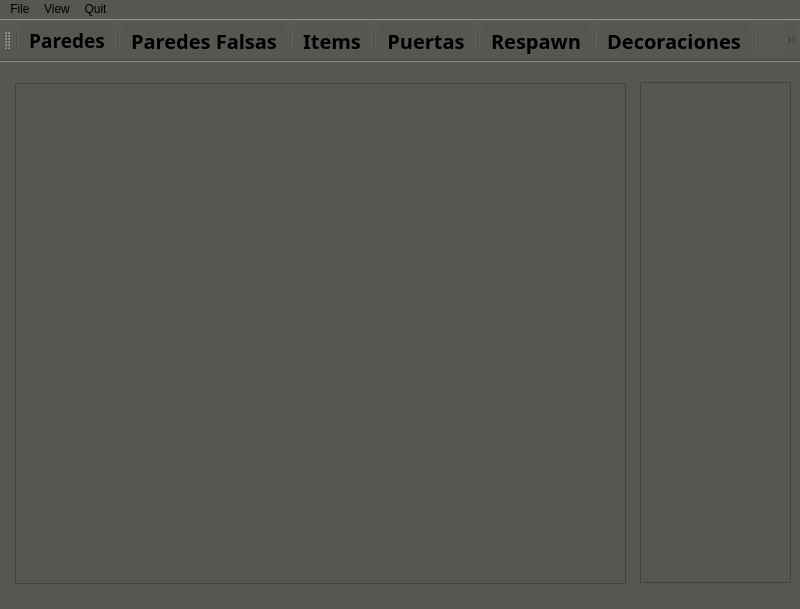
<?xml version="1.0" encoding="UTF-8"?>
<ui version="4.0">
 <class>Editor</class>
 <widget class="QMainWindow" name="Editor">
  <property name="geometry">
   <rect>
    <x>0</x>
    <y>0</y>
    <width>800</width>
    <height>609</height>
   </rect>
  </property>
  <property name="windowTitle">
   <string>Editor</string>
  </property>
  <property name="windowIcon">
   <iconset>
    <normaloff>logo/wolfestein_logo.png</normaloff>logo/wolfestein_logo.png</iconset>
  </property>
  <property name="styleSheet">
   <string notr="true">background-color: rgb(85, 87, 83);</string>
  </property>
  <widget class="QWidget" name="centralwidget">
   <widget class="QGraphicsView" name="graphics_tiles_container">
    <property name="geometry">
     <rect>
      <x>640</x>
      <y>20</y>
      <width>151</width>
      <height>501</height>
     </rect>
    </property>
   </widget>
   <widget class="QGraphicsView" name="graphics_map_container">
    <property name="geometry">
     <rect>
      <x>15</x>
      <y>21</y>
      <width>611</width>
      <height>501</height>
     </rect>
    </property>
   </widget>
  </widget>
  <widget class="QStatusBar" name="statusbar"/>
  <widget class="QMenuBar" name="menuBar">
   <property name="geometry">
    <rect>
     <x>0</x>
     <y>0</y>
     <width>800</width>
     <height>22</height>
    </rect>
   </property>
   <widget class="QMenu" name="menuFile">
    <property name="title">
     <string>File</string>
    </property>
    <addaction name="actionNew"/>
    <addaction name="actionOpen"/>
    <addaction name="actionsafe"/>
   </widget>
   <widget class="QMenu" name="menuBack_to_Manu">
    <property name="title">
     <string>Quit</string>
    </property>
    <addaction name="actionEXIT"/>
    <addaction name="actionSave_and_exit"/>
   </widget>
   <widget class="QMenu" name="menuView">
    <property name="title">
     <string>View</string>
    </property>
    <addaction name="actionZoom_in"/>
    <addaction name="actionZoom_out"/>
   </widget>
   <addaction name="menuFile"/>
   <addaction name="menuView"/>
   <addaction name="menuBack_to_Manu"/>
  </widget>
  <widget class="QToolBar" name="toolBar">
   <property name="palette">
    <palette>
     <active>
      <colorrole role="WindowText">
       <brush brushstyle="SolidPattern">
        <color alpha="255">
         <red>0</red>
         <green>0</green>
         <blue>0</blue>
        </color>
       </brush>
      </colorrole>
      <colorrole role="Button">
       <brush brushstyle="SolidPattern">
        <color alpha="255">
         <red>85</red>
         <green>87</green>
         <blue>83</blue>
        </color>
       </brush>
      </colorrole>
      <colorrole role="Light">
       <brush brushstyle="SolidPattern">
        <color alpha="255">
         <red>255</red>
         <green>255</green>
         <blue>255</blue>
        </color>
       </brush>
      </colorrole>
      <colorrole role="Midlight">
       <brush brushstyle="SolidPattern">
        <color alpha="255">
         <red>247</red>
         <green>247</green>
         <blue>247</blue>
        </color>
       </brush>
      </colorrole>
      <colorrole role="Dark">
       <brush brushstyle="SolidPattern">
        <color alpha="255">
         <red>119</red>
         <green>119</green>
         <blue>119</blue>
        </color>
       </brush>
      </colorrole>
      <colorrole role="Mid">
       <brush brushstyle="SolidPattern">
        <color alpha="255">
         <red>159</red>
         <green>159</green>
         <blue>159</blue>
        </color>
       </brush>
      </colorrole>
      <colorrole role="Text">
       <brush brushstyle="SolidPattern">
        <color alpha="255">
         <red>0</red>
         <green>0</green>
         <blue>0</blue>
        </color>
       </brush>
      </colorrole>
      <colorrole role="BrightText">
       <brush brushstyle="SolidPattern">
        <color alpha="255">
         <red>255</red>
         <green>255</green>
         <blue>255</blue>
        </color>
       </brush>
      </colorrole>
      <colorrole role="ButtonText">
       <brush brushstyle="SolidPattern">
        <color alpha="255">
         <red>0</red>
         <green>0</green>
         <blue>0</blue>
        </color>
       </brush>
      </colorrole>
      <colorrole role="Base">
       <brush brushstyle="SolidPattern">
        <color alpha="255">
         <red>85</red>
         <green>87</green>
         <blue>83</blue>
        </color>
       </brush>
      </colorrole>
      <colorrole role="Window">
       <brush brushstyle="SolidPattern">
        <color alpha="255">
         <red>85</red>
         <green>87</green>
         <blue>83</blue>
        </color>
       </brush>
      </colorrole>
      <colorrole role="Shadow">
       <brush brushstyle="SolidPattern">
        <color alpha="255">
         <red>0</red>
         <green>0</green>
         <blue>0</blue>
        </color>
       </brush>
      </colorrole>
      <colorrole role="AlternateBase">
       <brush brushstyle="SolidPattern">
        <color alpha="255">
         <red>247</red>
         <green>247</green>
         <blue>247</blue>
        </color>
       </brush>
      </colorrole>
      <colorrole role="ToolTipBase">
       <brush brushstyle="SolidPattern">
        <color alpha="255">
         <red>255</red>
         <green>255</green>
         <blue>220</blue>
        </color>
       </brush>
      </colorrole>
      <colorrole role="ToolTipText">
       <brush brushstyle="SolidPattern">
        <color alpha="255">
         <red>0</red>
         <green>0</green>
         <blue>0</blue>
        </color>
       </brush>
      </colorrole>
      <colorrole role="PlaceholderText">
       <brush brushstyle="NoBrush">
        <color alpha="128">
         <red>0</red>
         <green>0</green>
         <blue>0</blue>
        </color>
       </brush>
      </colorrole>
     </active>
     <inactive>
      <colorrole role="WindowText">
       <brush brushstyle="SolidPattern">
        <color alpha="255">
         <red>0</red>
         <green>0</green>
         <blue>0</blue>
        </color>
       </brush>
      </colorrole>
      <colorrole role="Button">
       <brush brushstyle="SolidPattern">
        <color alpha="255">
         <red>85</red>
         <green>87</green>
         <blue>83</blue>
        </color>
       </brush>
      </colorrole>
      <colorrole role="Light">
       <brush brushstyle="SolidPattern">
        <color alpha="255">
         <red>255</red>
         <green>255</green>
         <blue>255</blue>
        </color>
       </brush>
      </colorrole>
      <colorrole role="Midlight">
       <brush brushstyle="SolidPattern">
        <color alpha="255">
         <red>247</red>
         <green>247</green>
         <blue>247</blue>
        </color>
       </brush>
      </colorrole>
      <colorrole role="Dark">
       <brush brushstyle="SolidPattern">
        <color alpha="255">
         <red>119</red>
         <green>119</green>
         <blue>119</blue>
        </color>
       </brush>
      </colorrole>
      <colorrole role="Mid">
       <brush brushstyle="SolidPattern">
        <color alpha="255">
         <red>159</red>
         <green>159</green>
         <blue>159</blue>
        </color>
       </brush>
      </colorrole>
      <colorrole role="Text">
       <brush brushstyle="SolidPattern">
        <color alpha="255">
         <red>0</red>
         <green>0</green>
         <blue>0</blue>
        </color>
       </brush>
      </colorrole>
      <colorrole role="BrightText">
       <brush brushstyle="SolidPattern">
        <color alpha="255">
         <red>255</red>
         <green>255</green>
         <blue>255</blue>
        </color>
       </brush>
      </colorrole>
      <colorrole role="ButtonText">
       <brush brushstyle="SolidPattern">
        <color alpha="255">
         <red>0</red>
         <green>0</green>
         <blue>0</blue>
        </color>
       </brush>
      </colorrole>
      <colorrole role="Base">
       <brush brushstyle="SolidPattern">
        <color alpha="255">
         <red>85</red>
         <green>87</green>
         <blue>83</blue>
        </color>
       </brush>
      </colorrole>
      <colorrole role="Window">
       <brush brushstyle="SolidPattern">
        <color alpha="255">
         <red>85</red>
         <green>87</green>
         <blue>83</blue>
        </color>
       </brush>
      </colorrole>
      <colorrole role="Shadow">
       <brush brushstyle="SolidPattern">
        <color alpha="255">
         <red>0</red>
         <green>0</green>
         <blue>0</blue>
        </color>
       </brush>
      </colorrole>
      <colorrole role="AlternateBase">
       <brush brushstyle="SolidPattern">
        <color alpha="255">
         <red>247</red>
         <green>247</green>
         <blue>247</blue>
        </color>
       </brush>
      </colorrole>
      <colorrole role="ToolTipBase">
       <brush brushstyle="SolidPattern">
        <color alpha="255">
         <red>255</red>
         <green>255</green>
         <blue>220</blue>
        </color>
       </brush>
      </colorrole>
      <colorrole role="ToolTipText">
       <brush brushstyle="SolidPattern">
        <color alpha="255">
         <red>0</red>
         <green>0</green>
         <blue>0</blue>
        </color>
       </brush>
      </colorrole>
      <colorrole role="PlaceholderText">
       <brush brushstyle="NoBrush">
        <color alpha="128">
         <red>0</red>
         <green>0</green>
         <blue>0</blue>
        </color>
       </brush>
      </colorrole>
     </inactive>
     <disabled>
      <colorrole role="WindowText">
       <brush brushstyle="SolidPattern">
        <color alpha="255">
         <red>119</red>
         <green>119</green>
         <blue>119</blue>
        </color>
       </brush>
      </colorrole>
      <colorrole role="Button">
       <brush brushstyle="SolidPattern">
        <color alpha="255">
         <red>85</red>
         <green>87</green>
         <blue>83</blue>
        </color>
       </brush>
      </colorrole>
      <colorrole role="Light">
       <brush brushstyle="SolidPattern">
        <color alpha="255">
         <red>255</red>
         <green>255</green>
         <blue>255</blue>
        </color>
       </brush>
      </colorrole>
      <colorrole role="Midlight">
       <brush brushstyle="SolidPattern">
        <color alpha="255">
         <red>247</red>
         <green>247</green>
         <blue>247</blue>
        </color>
       </brush>
      </colorrole>
      <colorrole role="Dark">
       <brush brushstyle="SolidPattern">
        <color alpha="255">
         <red>119</red>
         <green>119</green>
         <blue>119</blue>
        </color>
       </brush>
      </colorrole>
      <colorrole role="Mid">
       <brush brushstyle="SolidPattern">
        <color alpha="255">
         <red>159</red>
         <green>159</green>
         <blue>159</blue>
        </color>
       </brush>
      </colorrole>
      <colorrole role="Text">
       <brush brushstyle="SolidPattern">
        <color alpha="255">
         <red>119</red>
         <green>119</green>
         <blue>119</blue>
        </color>
       </brush>
      </colorrole>
      <colorrole role="BrightText">
       <brush brushstyle="SolidPattern">
        <color alpha="255">
         <red>255</red>
         <green>255</green>
         <blue>255</blue>
        </color>
       </brush>
      </colorrole>
      <colorrole role="ButtonText">
       <brush brushstyle="SolidPattern">
        <color alpha="255">
         <red>119</red>
         <green>119</green>
         <blue>119</blue>
        </color>
       </brush>
      </colorrole>
      <colorrole role="Base">
       <brush brushstyle="SolidPattern">
        <color alpha="255">
         <red>85</red>
         <green>87</green>
         <blue>83</blue>
        </color>
       </brush>
      </colorrole>
      <colorrole role="Window">
       <brush brushstyle="SolidPattern">
        <color alpha="255">
         <red>85</red>
         <green>87</green>
         <blue>83</blue>
        </color>
       </brush>
      </colorrole>
      <colorrole role="Shadow">
       <brush brushstyle="SolidPattern">
        <color alpha="255">
         <red>0</red>
         <green>0</green>
         <blue>0</blue>
        </color>
       </brush>
      </colorrole>
      <colorrole role="AlternateBase">
       <brush brushstyle="SolidPattern">
        <color alpha="255">
         <red>239</red>
         <green>239</green>
         <blue>239</blue>
        </color>
       </brush>
      </colorrole>
      <colorrole role="ToolTipBase">
       <brush brushstyle="SolidPattern">
        <color alpha="255">
         <red>255</red>
         <green>255</green>
         <blue>220</blue>
        </color>
       </brush>
      </colorrole>
      <colorrole role="ToolTipText">
       <brush brushstyle="SolidPattern">
        <color alpha="255">
         <red>0</red>
         <green>0</green>
         <blue>0</blue>
        </color>
       </brush>
      </colorrole>
      <colorrole role="PlaceholderText">
       <brush brushstyle="NoBrush">
        <color alpha="128">
         <red>0</red>
         <green>0</green>
         <blue>0</blue>
        </color>
       </brush>
      </colorrole>
     </disabled>
    </palette>
   </property>
   <property name="font">
    <font>
     <family>Ubuntu Condensed</family>
     <pointsize>15</pointsize>
     <weight>75</weight>
     <bold>true</bold>
    </font>
   </property>
   <property name="windowTitle">
    <string>toolBar</string>
   </property>
   <attribute name="toolBarArea">
    <enum>TopToolBarArea</enum>
   </attribute>
   <attribute name="toolBarBreak">
    <bool>false</bool>
   </attribute>
   <addaction name="separator"/>
   <addaction name="actionParedes"/>
   <addaction name="separator"/>
   <addaction name="actionParedes_Falsas"/>
   <addaction name="separator"/>
   <addaction name="actionItems"/>
   <addaction name="separator"/>
   <addaction name="actionPuertas"/>
   <addaction name="separator"/>
   <addaction name="actionRespawn"/>
   <addaction name="separator"/>
   <addaction name="actionDecoraciones"/>
   <addaction name="separator"/>
   <addaction name="actionBorrador"/>
   <addaction name="separator"/>
  </widget>
  <action name="actionNew">
   <property name="icon">
    <iconset>
     <normaloff>iconos/new_icon.png</normaloff>iconos/new_icon.png</iconset>
   </property>
   <property name="text">
    <string>New</string>
   </property>
  </action>
  <action name="actionOpen">
   <property name="icon">
    <iconset>
     <normaloff>iconos/open_icon.png</normaloff>iconos/open_icon.png</iconset>
   </property>
   <property name="text">
    <string>Open</string>
   </property>
  </action>
  <action name="actionsafe">
   <property name="icon">
    <iconset>
     <normaloff>iconos/save_icon.png</normaloff>iconos/save_icon.png</iconset>
   </property>
   <property name="text">
    <string>Save</string>
   </property>
  </action>
  <action name="actionEXIT">
   <property name="icon">
    <iconset>
     <normaloff>iconos/quit_icon.png</normaloff>iconos/quit_icon.png</iconset>
   </property>
   <property name="text">
    <string>Exit</string>
   </property>
  </action>
  <action name="actionSave_and_exit">
   <property name="icon">
    <iconset>
     <normaloff>iconos/save_and_quit_icon.png</normaloff>iconos/save_and_quit_icon.png</iconset>
   </property>
   <property name="text">
    <string>Save and exit</string>
   </property>
  </action>
  <action name="actionParedes">
   <property name="text">
    <string>Paredes</string>
   </property>
   <property name="font">
    <font>
     <family>Ubuntu Condensed</family>
     <pointsize>14</pointsize>
     <weight>75</weight>
     <bold>true</bold>
    </font>
   </property>
  </action>
  <action name="actionDecoraciones">
   <property name="text">
    <string>Decoraciones</string>
   </property>
   <property name="font">
    <font>
     <family>Ubuntu Condensed</family>
     <pointsize>15</pointsize>
     <weight>75</weight>
     <bold>true</bold>
    </font>
   </property>
  </action>
  <action name="actionItems">
   <property name="text">
    <string>Items</string>
   </property>
   <property name="font">
    <font>
     <family>Ubuntu Condensed</family>
     <pointsize>15</pointsize>
     <weight>75</weight>
     <bold>true</bold>
    </font>
   </property>
  </action>
  <action name="actionPuertas">
   <property name="text">
    <string>Puertas</string>
   </property>
   <property name="font">
    <font>
     <family>Ubuntu Condensed</family>
     <pointsize>15</pointsize>
     <weight>75</weight>
     <bold>true</bold>
    </font>
   </property>
  </action>
  <action name="actionZoom_in">
   <property name="icon">
    <iconset>
     <normaloff>iconos/zoom_in_icon.png</normaloff>iconos/zoom_in_icon.png</iconset>
   </property>
   <property name="text">
    <string>Zoom in</string>
   </property>
  </action>
  <action name="actionZoom_out">
   <property name="icon">
    <iconset>
     <normaloff>iconos/zoom_out_icon.png</normaloff>iconos/zoom_out_icon.png</iconset>
   </property>
   <property name="text">
    <string>Zoom out</string>
   </property>
  </action>
  <action name="actionBorrador">
   <property name="text">
    <string>Borrador</string>
   </property>
   <property name="font">
    <font>
     <family>Ubuntu Condensed</family>
     <pointsize>15</pointsize>
     <weight>75</weight>
     <bold>true</bold>
    </font>
   </property>
  </action>
  <action name="actionRespawn">
   <property name="text">
    <string>Respawn</string>
   </property>
   <property name="font">
    <font>
     <family>Ubuntu Condensed</family>
     <pointsize>15</pointsize>
     <weight>75</weight>
     <bold>true</bold>
    </font>
   </property>
  </action>
  <action name="actionParedes_Falsas">
   <property name="text">
    <string>Paredes Falsas</string>
   </property>
   <property name="font">
    <font>
     <family>Ubuntu Condensed</family>
     <pointsize>15</pointsize>
     <weight>75</weight>
     <bold>true</bold>
    </font>
   </property>
  </action>
 </widget>
 <resources/>
 <connections/>
</ui>
